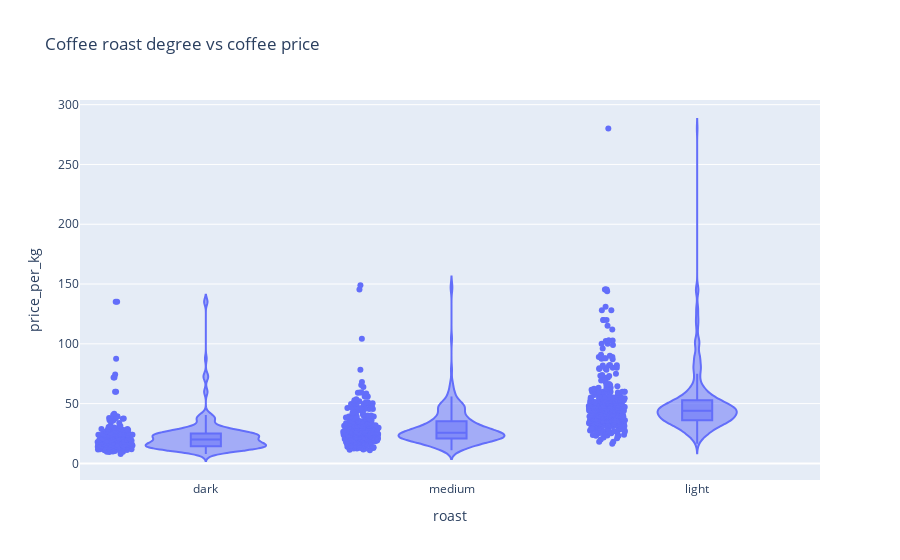

Notebook code for this chart:
### Code cell
roast_fig = px.violin(coffee_df, x='roast', y='price_per_kg', box=True, points="all", title="Coffee roast degree vs coffee price")
roast_fig.update_layout(xaxis_type="category", xaxis={'categoryorder':'mean ascending'})

### Figure 1 — Plotly figure (JSON) as saved in the notebook; plotly's stock layout.template omitted (floating-point values rounded to 4 significant figures; data arrays with more than 128 entries replaced by an {"elided": "..."} marker saying what was removed)
{"data": [{"alignmentgroup": "True", "box": {"visible": true}, "hovertemplate": "roast=%{x}<br>price_per_kg=%{y}<extra></extra>", "legendgroup": "", "marker": {"color": "#636efa"}, "name": "", "offsetgroup": "", "orientation": "v", "points": "all", "scalegroup": "True", "showlegend": false, "type": "violin", "x": {"elided": "863 str values"}, "x0": " ", "xaxis": "x", "y": {"elided": "863 float values"}, "y0": " ", "yaxis": "y"}], "layout": {"legend": {"tracegroupgap": 0}, "title": {"text": "Coffee roast degree vs coffee price"}, "violinmode": "group", "xaxis": {"anchor": "y", "categoryorder": "mean ascending", "domain": [0, 1], "title": {"text": "roast"}, "type": "category"}, "yaxis": {"anchor": "x", "domain": [0, 1], "title": {"text": "price_per_kg"}}}}
